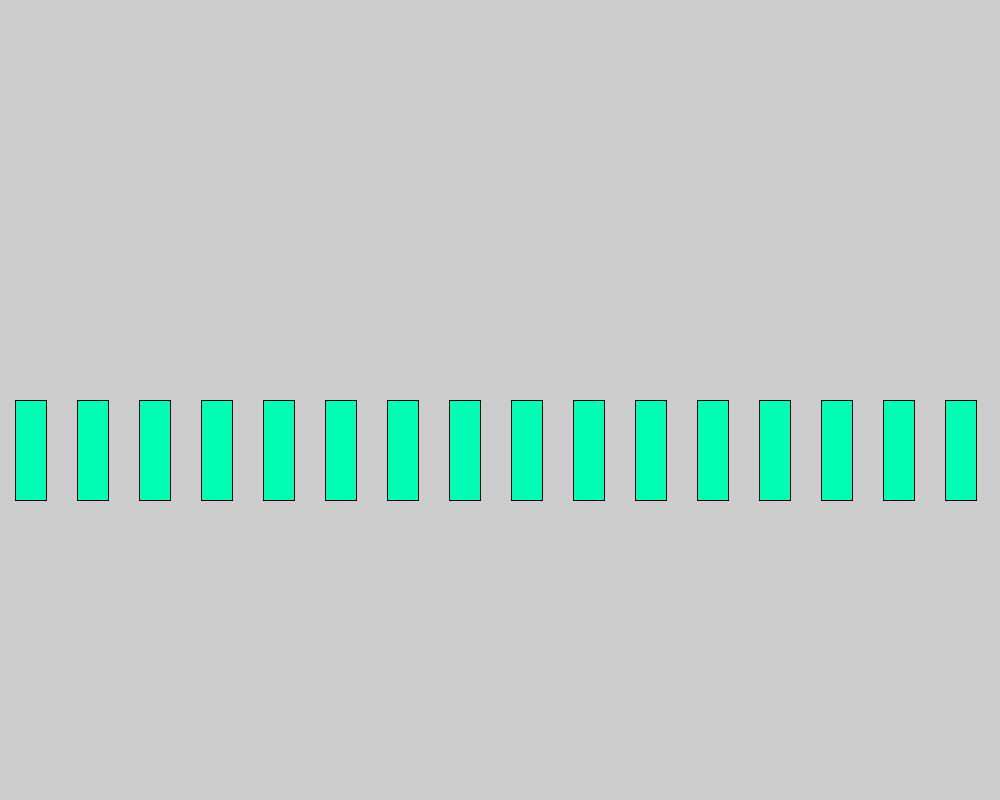
Frame 1 (no input)
Frame 60 (the mouse pressed at the canvas centre just before this capture): identical to frame 1, image omitted
Frame 120 (the mouse held since frame 60 and released just before this capture): identical to frame 1, image omitted

The Processing sketch that drew this single still picture (run headless with seeded random() and noise(); from frame 60 on, the mouse is pressed at the canvas centre):

// Processing sketch: buttonLayoutText
// ── buttonLayoutText.pde
int squares = 16;
float x;

void setup() {
  size(1000, 800);
  fill(0,255,180);
  int y = height/2;
  int w = width/(squares*2);
  int h = 100;
  pushMatrix();
  translate(w/2, 0);
  for (int i = 0; i < squares; i++) {
    x = w*2*i;
    rect(x, y, w, h);
  }
  popMatrix();
}

void draw() {
}
